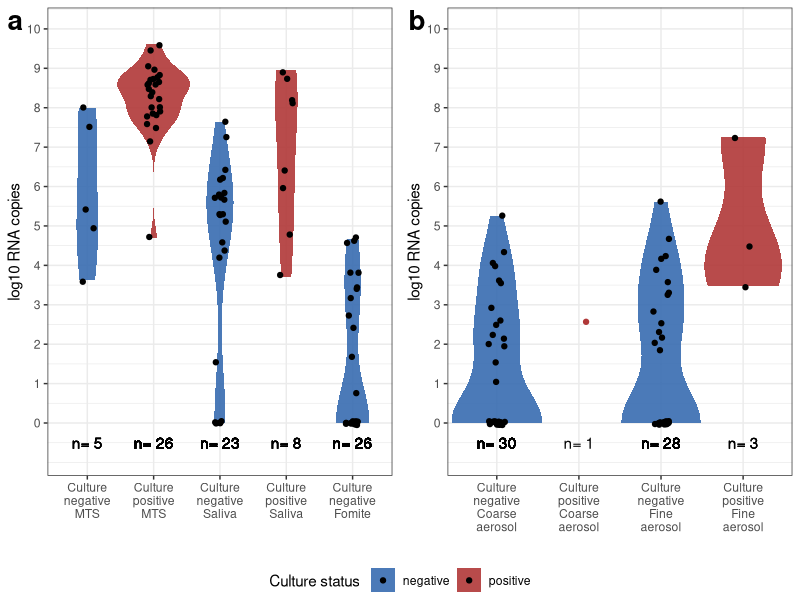
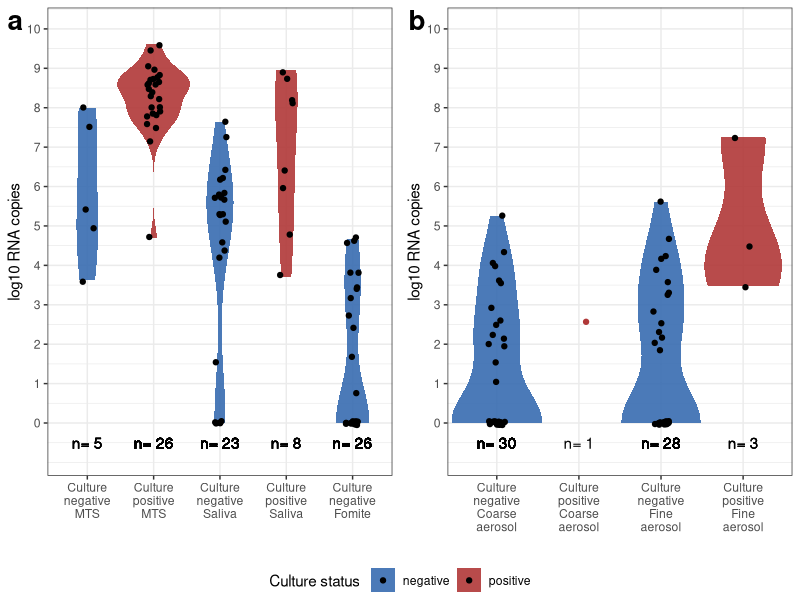
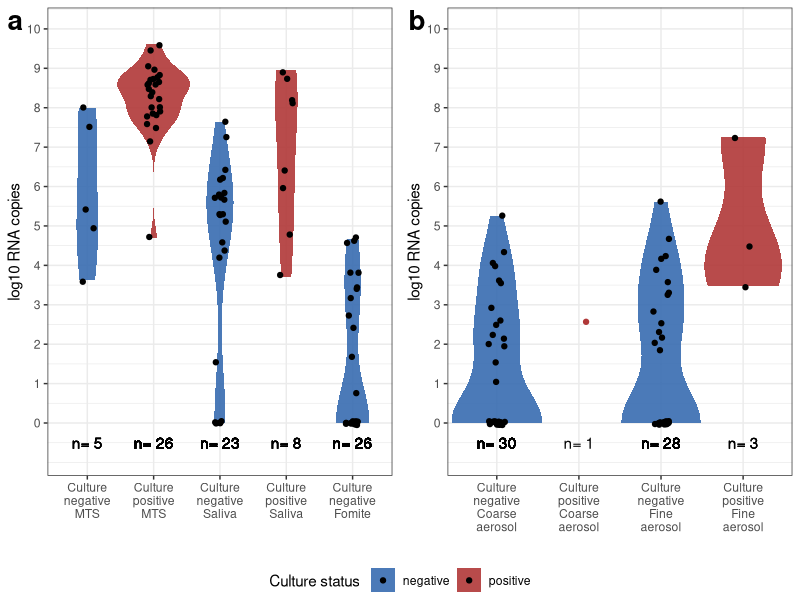

These figures' R source, in order:
## ---- chunk 1
knitr::opts_chunk$set(echo = TRUE)
library(tidyverse)
library(ggpubr)
library(scales)
library(grid)
library(ggthemes)
set.seed(42)
## ---- chunk 2
# Theme for display parameters
theme_Publication <- function(base_size=14, base_family="sans") {
      (theme_foundation(base_size=base_size, base_family=base_family)
       + theme(plot.title = element_text(face = "bold",
                                         size = rel(1.2), hjust = 0.5),
               text = element_text(),
               panel.background = element_rect(colour = NA),
               plot.background = element_rect(colour = NA),
               panel.border = element_rect(colour = NA),
               axis.title = element_text(face = "bold",size = rel(1)),
               axis.title.y = element_text(angle=90,vjust =2),
               axis.title.x = element_text(vjust = -0.2),
               axis.text = element_text(), 
               axis.line = element_line(colour="black"),
               axis.ticks = element_line(),
               panel.grid.major = element_line(colour="#f0f0f0"),
               panel.grid.minor = element_blank(),
               legend.key = element_rect(colour = NA),
               legend.position = "bottom",
               legend.direction = "horizontal",
               legend.key.size= unit(0.2, "cm"),
               legend.margin = unit(0.2, "cm"),
               legend.title = element_text("S.gene dropout",face="italic"),
               plot.margin=unit(c(10,5,5,5),"mm"),
               strip.background=element_rect(colour="#f0f0f0",fill="#f0f0f0"),
               strip.text = element_text(face="bold")))}

scale_fill_Publication <- function(...){
      discrete_scale("fill","Publication",manual_pal(values = c("#b03838","#386cb0","#7fc97f","#ef3b2c","#662506","#a6cee3","#fb9a99","#984ea3","#ffff33")), ...)}

scale_colour_Publication <- function(...){
      discrete_scale("colour","Publication",manual_pal(values = c("#b03838","#386cb0","#7fc97f","#ef3b2c","#662506","#a6cee3","#fb9a99","#984ea3","#ffff33")), ...)}
# to use this: scale_fill_Publication()+scale_colour_Publication()+theme_Publication()
## ---- chunk 3
rpr_nonpaired <- read.csv("../working_files/nonpaired_pcr_sx_rpr.csv")
## ---- chunk 4
#explore culture status
pcr_dat_violin2 <- rpr_nonpaired %>% 
    mutate(culture_status=factor(culture_status,
                            levels = c("FALSE","TRUE","not cultured"),
                            labels = c("negative","positive","not cultured")))

pcr_dat_violin2$ngene_CT <- pcr_dat_violin2$ct_ngene_qpcr
pcr_dat_violin2$ngene_CT[which(pcr_dat_violin2$ngene_CT==-1)] <- NA #replace CT of non detects with NA so it won't contribute to the mean estimate

pcr_dat_violin2 <- pcr_dat_violin2 %>% group_by(sample_id) %>% mutate(av_ngene_CT=mean(ngene_CT,na.rm = T)) #average CT values so non-detects are excluded from the mean

pcr_dat_violin2$id_date <- paste(pcr_dat_violin2$subject_id,pcr_dat_violin2$sample_date,sep="-") # helper
pcr_dat_violin2$av_ngene <- (pcr_dat_violin2$av_quant + 1) %>% log10() # add 1 to the copy numbers to avoid undefined log 0
pcr_dat_violin2 <- pcr_dat_violin2 %>% distinct(sample_id,.keep_all = T) %>% #keep one replicate per sample
  mutate(av_ngene_CT=if_else(is.nan(av_ngene_CT),41,av_ngene_CT)) %>%
  ungroup() #replace Ct value of non-detects with 41

pcr_dat_violin2$sample_type <- as.character(pcr_dat_violin2$sample_type)
pcr_dat_violin2$sample_type[which(pcr_dat_violin2$sample_type=="G-II Coarse Aerosol")] <- "Coarse aerosol without mask"
pcr_dat_violin2$sample_type[which(pcr_dat_violin2$sample_type=="G-II Coarse Aerosol mask")] <- "Coarse aerosol with mask"
pcr_dat_violin2$sample_type[which(pcr_dat_violin2$sample_type=="G-II Fine Aerosol")] <- "Fine aerosol without mask"
pcr_dat_violin2$sample_type[which(pcr_dat_violin2$sample_type=="G-II Fine Aerosol mask")] <- "Fine aerosol with mask"

pcr_dat_violin2 <- pcr_dat_violin2 %>% filter(sample_type %in% c("Midturbinate Swab","Phone Swab","Saliva","Coarse aerosol without mask","Coarse aerosol with mask","Fine aerosol without mask","Fine aerosol with mask"))
#
pcr_dat_violin2 <- pcr_dat_violin2 %>% 
  mutate(sample_type=factor(sample_type,
                            levels = c("Midturbinate Swab","Saliva","Phone Swab","Coarse aerosol without mask","Coarse aerosol with mask","Fine aerosol without mask","Fine aerosol with mask"),
                            labels = c("MTS","Saliva","Fomite","Coarse aerosol","Coarse aerosol +mask","Fine aerosol","Fine aerosol +mask")))
pcr_dat_violin2 <-pcr_dat_violin2 %>% group_by(sample_type) %>% mutate(n=sum(!is.na(av_ngene))) #count number of log RNA copies per sample type to be displayed in the plots

table(pcr_dat_violin2$culture_status)

breath_violin_dF_cult <- pcr_dat_violin2 %>% mutate(sampletype_culturestatus=factor(paste("Culture",culture_status,sample_type)))

table(breath_violin_dF_cult$sampletype_culturestatus)

breath_violin_dF_cult <- breath_violin_dF_cult %>% group_by(sampletype_culturestatus) %>% mutate(n_culture=n())
breath_violin_dF_cult1 <- breath_violin_dF_cult %>% filter(!(culture_status %in% c("not cultured","imputed sample")) & !grepl("Spray",sample_type)) %>% rename(`Culture status`=culture_status)

# color the fine aerosol masked culture positive points red (#bo3838)
breath_violin_dF_cult1$pointcolor <- "black"
breath_violin_dF_cult1$pointcolor[breath_violin_dF_cult1$sampletype_culturestatus=="Culture positive Fine aerosol +mask"] <- "#b03838"
breath_violin_dF_cult1$pointcolor[breath_violin_dF_cult1$sampletype_culturestatus=="Culture positive Coarse aerosol"] <- "#b03838"


breath_violin_dF_cult1$facet_cat[breath_violin_dF_cult1$sampletype_culturestatus %in% c("Culture negative MTS", "Culture positive MTS","Culture negative Saliva","Culture positive Saliva","Culture negative Fomite", "Culture positive Fomite")] <- "Swabs and saliva"

breath_violin_dF_cult1$facet_cat[breath_violin_dF_cult1$sampletype_culturestatus %in% c("Culture negative Coarse aerosol","Culture positive Coarse aerosol","Culture negative Fine aerosol","Culture positive Fine aerosol")] <- "Without mask"

breath_violin_dF_cult1$facet_cat[breath_violin_dF_cult1$sampletype_culturestatus %in% c("Culture negative Coarse aerosol +mask", "Culture positive Coarse aerosol +mask","Culture negative Fine aerosol +mask","Culture positive Fine aerosol +mask")] <- "With mask"


violin_culture1 <- breath_violin_dF_cult1 %>%
  filter(facet_cat=="Swabs and saliva") %>% 
  ggplot(aes(x = sampletype_culturestatus, y=av_ngene, fill=`Culture status`,color=mask_yn)) + 
  geom_violin(lwd=0,color="black",width=1.1,position=position_dodge(width=3),alpha = 0.9) +
  geom_point(lwd=1, color=(breath_violin_dF_cult1 %>% filter(facet_cat=="Swabs and saliva"))$pointcolor,position=position_jitter(h=0.05,w=.1,seed=42)) +
  geom_text(aes(y=-0.5,label=paste("n=",n_culture)),position = position_dodge(0.5),color="black") +
  labs(y = "log10 RNA copies", x = "") +
  theme(axis.text.x = element_text(angle = 0),legend.position = "bottom") +
  scale_y_continuous(limits=c(-0.8,10), breaks = c(0:10)) +
  scale_x_discrete(labels = wrap_format(10.5)) +
  scale_fill_manual(labels=c("negative","positive"),values =c("#386CB0","#B03838")) + # switch the colors to match the levels
  theme_bw()

violin_culture2 <- breath_violin_dF_cult1 %>%
  filter(facet_cat=="Without mask") %>% 
  ggplot(aes(x = (sampletype_culturestatus), av_ngene,fill=`Culture status`,color=mask_yn)) + 
  geom_violin(lwd=0,color="black",width=1.1,position=position_dodge(width=3),alpha =0.9) +
  geom_point(lwd=1,color=(breath_violin_dF_cult1 %>% filter(facet_cat=="Without mask"))$pointcolor,position=position_jitter(h=0.05,w=.1,seed=42)) +
  geom_text(aes(y=-0.5,label=paste("n=",n_culture)),position = position_dodge(0.5),color="black") +
  labs(y = "log10 RNA copies", x = "") +
  theme(axis.text.x = element_text(angle = 0),legend.position = "bottom") +
  scale_y_continuous(limits=c(-0.8,10), breaks = c(0:10)) +
  scale_x_discrete(labels = wrap_format(10.5)) +
  scale_fill_manual(labels=c("negative","positive"),values =c("#386CB0","#B03838")) + # switch the colors to match the levels
  theme_bw()

violin_culture <- ggarrange(violin_culture1, violin_culture2,
                            labels = c("a","b"),
                            font.label = list(size = 20, face = "bold"),
                      ncol = 2, nrow=1,
                      common.legend = T,
                      legend = "bottom",
                      align = "h")

violin_culture
ggsave(violin_culture,filename="../output/fig1_violin_viral_load.png",device="png",width=11,height=5.75,units="in")
ggsave(violin_culture,filename="../output/tiff/fig1_violin_viral_load.tiff",device="tiff",width=11,height=5.75,units="in", dpi=600,compression="lzw")
